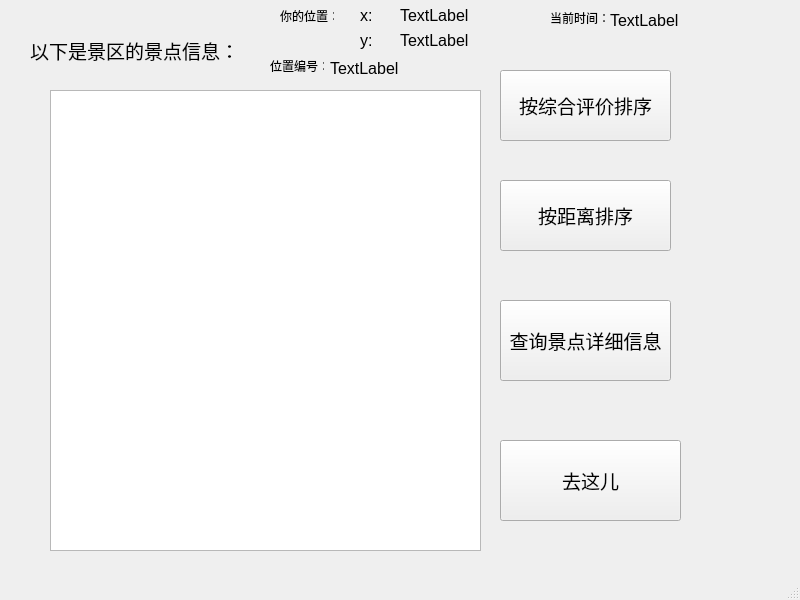
<?xml version="1.0" encoding="UTF-8"?>
<ui version="4.0">
 <class>View</class>
 <widget class="QMainWindow" name="View">
  <property name="geometry">
   <rect>
    <x>0</x>
    <y>0</y>
    <width>800</width>
    <height>600</height>
   </rect>
  </property>
  <property name="windowTitle">
   <string>MainWindow</string>
  </property>
  <widget class="QWidget" name="centralwidget">
   <widget class="QLabel" name="label">
    <property name="geometry">
     <rect>
      <x>30</x>
      <y>10</y>
      <width>211</width>
      <height>81</height>
     </rect>
    </property>
    <property name="font">
     <font>
      <family>Arial</family>
      <pointsize>14</pointsize>
     </font>
    </property>
    <property name="text">
     <string>以下是景区的景点信息：</string>
    </property>
   </widget>
   <widget class="QPushButton" name="look_info">
    <property name="geometry">
     <rect>
      <x>500</x>
      <y>300</y>
      <width>171</width>
      <height>81</height>
     </rect>
    </property>
    <property name="font">
     <font>
      <family>Arial</family>
      <pointsize>14</pointsize>
     </font>
    </property>
    <property name="text">
     <string>查询景点详细信息</string>
    </property>
   </widget>
   <widget class="QPushButton" name="sort_com">
    <property name="geometry">
     <rect>
      <x>500</x>
      <y>70</y>
      <width>171</width>
      <height>71</height>
     </rect>
    </property>
    <property name="font">
     <font>
      <family>Arial</family>
      <pointsize>14</pointsize>
     </font>
    </property>
    <property name="text">
     <string>按综合评价排序</string>
    </property>
   </widget>
   <widget class="QPushButton" name="sort_len">
    <property name="geometry">
     <rect>
      <x>500</x>
      <y>180</y>
      <width>171</width>
      <height>71</height>
     </rect>
    </property>
    <property name="font">
     <font>
      <family>Arial</family>
      <pointsize>14</pointsize>
     </font>
    </property>
    <property name="text">
     <string>按距离排序</string>
    </property>
   </widget>
   <widget class="QPushButton" name="go">
    <property name="geometry">
     <rect>
      <x>500</x>
      <y>440</y>
      <width>181</width>
      <height>81</height>
     </rect>
    </property>
    <property name="font">
     <font>
      <family>Arial</family>
      <pointsize>14</pointsize>
     </font>
    </property>
    <property name="text">
     <string>去这儿</string>
    </property>
   </widget>
   <widget class="QListWidget" name="view">
    <property name="geometry">
     <rect>
      <x>50</x>
      <y>90</y>
      <width>431</width>
      <height>461</height>
     </rect>
    </property>
   </widget>
   <widget class="QLabel" name="label_2">
    <property name="geometry">
     <rect>
      <x>280</x>
      <y>10</y>
      <width>54</width>
      <height>12</height>
     </rect>
    </property>
    <property name="text">
     <string>你的位置：</string>
    </property>
   </widget>
   <widget class="QLabel" name="label_3">
    <property name="geometry">
     <rect>
      <x>360</x>
      <y>0</y>
      <width>21</width>
      <height>31</height>
     </rect>
    </property>
    <property name="font">
     <font>
      <family>Arial</family>
      <pointsize>12</pointsize>
     </font>
    </property>
    <property name="text">
     <string>x:</string>
    </property>
   </widget>
   <widget class="QLabel" name="label_4">
    <property name="geometry">
     <rect>
      <x>400</x>
      <y>0</y>
      <width>111</width>
      <height>31</height>
     </rect>
    </property>
    <property name="font">
     <font>
      <family>Arial</family>
      <pointsize>12</pointsize>
     </font>
    </property>
    <property name="text">
     <string>TextLabel</string>
    </property>
   </widget>
   <widget class="QLabel" name="label_5">
    <property name="geometry">
     <rect>
      <x>360</x>
      <y>30</y>
      <width>21</width>
      <height>21</height>
     </rect>
    </property>
    <property name="font">
     <font>
      <family>Arial</family>
      <pointsize>12</pointsize>
     </font>
    </property>
    <property name="text">
     <string>y:</string>
    </property>
   </widget>
   <widget class="QLabel" name="label_6">
    <property name="geometry">
     <rect>
      <x>400</x>
      <y>20</y>
      <width>81</width>
      <height>41</height>
     </rect>
    </property>
    <property name="font">
     <font>
      <family>Arial</family>
      <pointsize>12</pointsize>
     </font>
    </property>
    <property name="text">
     <string>TextLabel</string>
    </property>
   </widget>
   <widget class="QLabel" name="label_7">
    <property name="geometry">
     <rect>
      <x>550</x>
      <y>10</y>
      <width>61</width>
      <height>16</height>
     </rect>
    </property>
    <property name="text">
     <string>当前时间：</string>
    </property>
   </widget>
   <widget class="QLabel" name="label_8">
    <property name="geometry">
     <rect>
      <x>610</x>
      <y>0</y>
      <width>121</width>
      <height>41</height>
     </rect>
    </property>
    <property name="font">
     <font>
      <family>Arial</family>
      <pointsize>12</pointsize>
     </font>
    </property>
    <property name="text">
     <string>TextLabel</string>
    </property>
   </widget>
   <widget class="QLabel" name="label_9">
    <property name="geometry">
     <rect>
      <x>270</x>
      <y>60</y>
      <width>54</width>
      <height>12</height>
     </rect>
    </property>
    <property name="text">
     <string>位置编号：</string>
    </property>
   </widget>
   <widget class="QLabel" name="label_10">
    <property name="geometry">
     <rect>
      <x>330</x>
      <y>60</y>
      <width>91</width>
      <height>16</height>
     </rect>
    </property>
    <property name="font">
     <font>
      <family>Arial</family>
      <pointsize>12</pointsize>
     </font>
    </property>
    <property name="text">
     <string>TextLabel</string>
    </property>
   </widget>
  </widget>
  <widget class="QMenuBar" name="menubar">
   <property name="geometry">
    <rect>
     <x>0</x>
     <y>0</y>
     <width>800</width>
     <height>23</height>
    </rect>
   </property>
  </widget>
  <widget class="QStatusBar" name="statusbar"/>
 </widget>
 <resources/>
 <connections/>
</ui>
